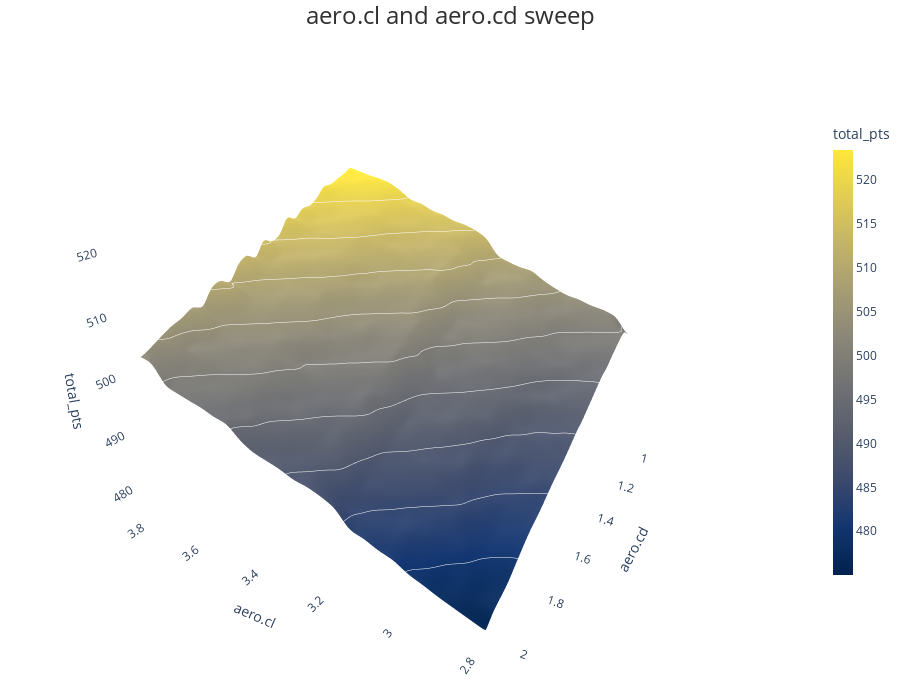

Here is the notebook cell this chart was saved with:
### Code cell
aero_results.plot_surface(view_angle=120)

### Figure 1 — Plotly figure (JSON) as saved in the notebook; plotly's stock layout.template omitted (floating-point values rounded to 4 significant figures; data arrays with more than 128 entries replaced by an {"elided": "..."} marker saying what was removed)
{"data": [{"colorbar": {"len": 0.7, "thickness": 20, "tickfont": {"size": 12}, "title": {"font": {"size": 14}, "text": "total_pts"}}, "colorscale": [[0, "#00224e"], [0.1111, "#123570"], [0.2222, "#3b496c"], [0.3333, "#575d6d"], [0.4444, "#707173"], [0.5556, "#8a8678"], [0.6667, "#a59c74"], [0.7778, "#c3b369"], [0.8889, "#e1cc55"], [1, "#fee838"]], "contours": {"z": {"color": "white", "end": 523.4, "show": true, "size": 4.833, "start": 475.1, "width": 2}}, "hovertemplate": "aero.cl: %{x:.2f}<br>aero.cd: %{y:.2f}<br>total_pts: %{z:.2f}<extra></extra>", "type": "surface", "x": {"elided": "130x130 float values"}, "y": {"elided": "130x130 float values"}, "z": {"elided": "130x130 float values"}}], "layout": {"height": 700, "margin": {"b": 15, "l": 0, "r": 0, "t": 15}, "scene": {"aspectratio": {"x": 1, "y": 1, "z": 0.8}, "camera": {"center": {"x": 0, "y": 0, "z": 0}, "eye": {"x": -1.0, "y": 1.732, "z": 0.8}, "up": {"x": 0, "y": 0, "z": 1}}, "xaxis": {"backgroundcolor": "rgba(240, 240, 240, 0.8)", "gridcolor": "rgba(211, 211, 211, 0.3)", "showbackground": true, "title": {"text": "aero.cl"}}, "yaxis": {"backgroundcolor": "rgba(240, 240, 240, 0.8)", "gridcolor": "rgba(211, 211, 211, 0.3)", "showbackground": true, "title": {"text": "aero.cd"}}, "zaxis": {"backgroundcolor": "rgba(240, 240, 240, 0.8)", "gridcolor": "rgba(211, 211, 211, 0.3)", "showbackground": true, "title": {"text": "total_pts"}}}, "title": {"font": {"color": "#303030", "size": 24}, "pad": {"b": 0, "t": 0}, "text": "aero.cl and aero.cd sweep", "x": 0.5, "xanchor": "center", "yanchor": "top"}, "width": 900}}
